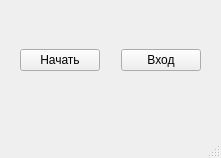
<?xml version="1.0" encoding="UTF-8"?>
<ui version="4.0">
 <class>MainWindow</class>
 <widget class="QMainWindow" name="MainWindow">
  <property name="geometry">
   <rect>
    <x>0</x>
    <y>0</y>
    <width>221</width>
    <height>158</height>
   </rect>
  </property>
  <property name="windowTitle">
   <string>MainWindow</string>
  </property>
  <widget class="QWidget" name="centralwidget">
   <widget class="QWidget" name="horizontalLayoutWidget">
    <property name="geometry">
     <rect>
      <x>20</x>
      <y>20</y>
      <width>181</width>
      <height>80</height>
     </rect>
    </property>
    <layout class="QHBoxLayout" name="horizontalLayout">
     <item>
      <widget class="QPushButton" name="startButton">
       <property name="text">
        <string>Начать</string>
       </property>
      </widget>
     </item>
     <item>
      <spacer name="horizontalSpacer">
       <property name="orientation">
        <enum>Qt::Orientation::Horizontal</enum>
       </property>
       <property name="sizeHint" stdset="0">
        <size>
         <width>40</width>
         <height>20</height>
        </size>
       </property>
      </spacer>
     </item>
     <item>
      <widget class="QPushButton" name="mainLoginButton">
       <property name="text">
        <string>Вход</string>
       </property>
      </widget>
     </item>
    </layout>
   </widget>
  </widget>
  <widget class="QMenuBar" name="menubar">
   <property name="geometry">
    <rect>
     <x>0</x>
     <y>0</y>
     <width>221</width>
     <height>25</height>
    </rect>
   </property>
  </widget>
  <widget class="QStatusBar" name="statusbar"/>
 </widget>
 <resources/>
 <connections/>
</ui>
